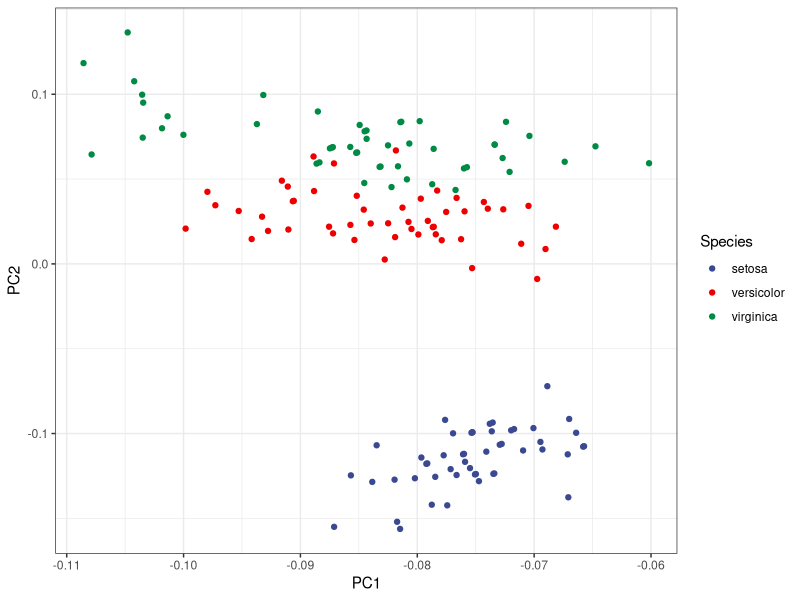
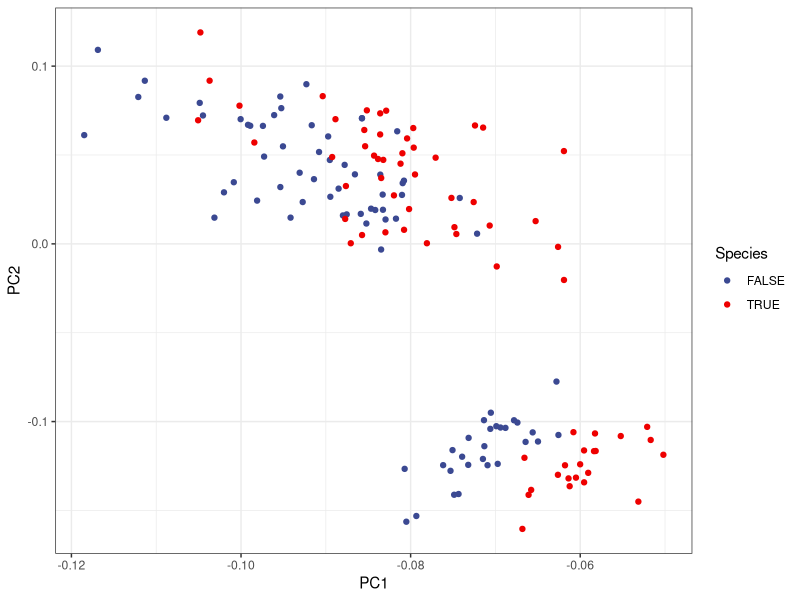

R code for these plots, in order:
## ---- chunk 1
knitr::opts_chunk$set(echo = TRUE)
library(tidyverse)
## ---- chunk 2
data(iris)

iris_data <- iris %>% 
  select(c(Sepal.Length, Sepal.Width, Petal.Length, Petal.Width))
## ---- chunk 3
pcs <- as.data.frame(prcomp(t(iris_data))$rotation)

(current_clust <- ggplot(pcs, aes(PC1, PC2, color = iris$Species)) + 
  geom_point() + 
    theme_bw()  +
    ggsci::scale_color_aaas(name = "Species"))
## ---- chunk 4
K <- 2
## ---- chunk 5
set.seed(10)
# Randomly assign a number, from 1 to K, to each of the observations. 
rand_idx <- sample(c(TRUE, FALSE), nrow(iris_data), replace=TRUE, prob=c(0.5, 0.5))

iris_data$cluster_id <- rand_idx
## ---- chunk 6
pcs <- as.data.frame(prcomp(t(iris_data))$rotation)

(current_clust <- ggplot(pcs, aes(PC1, PC2, color = iris_data$cluster_id )) + 
  geom_point() + 
    theme_bw()  +
    ggsci::scale_color_aaas(name = "Species"))
